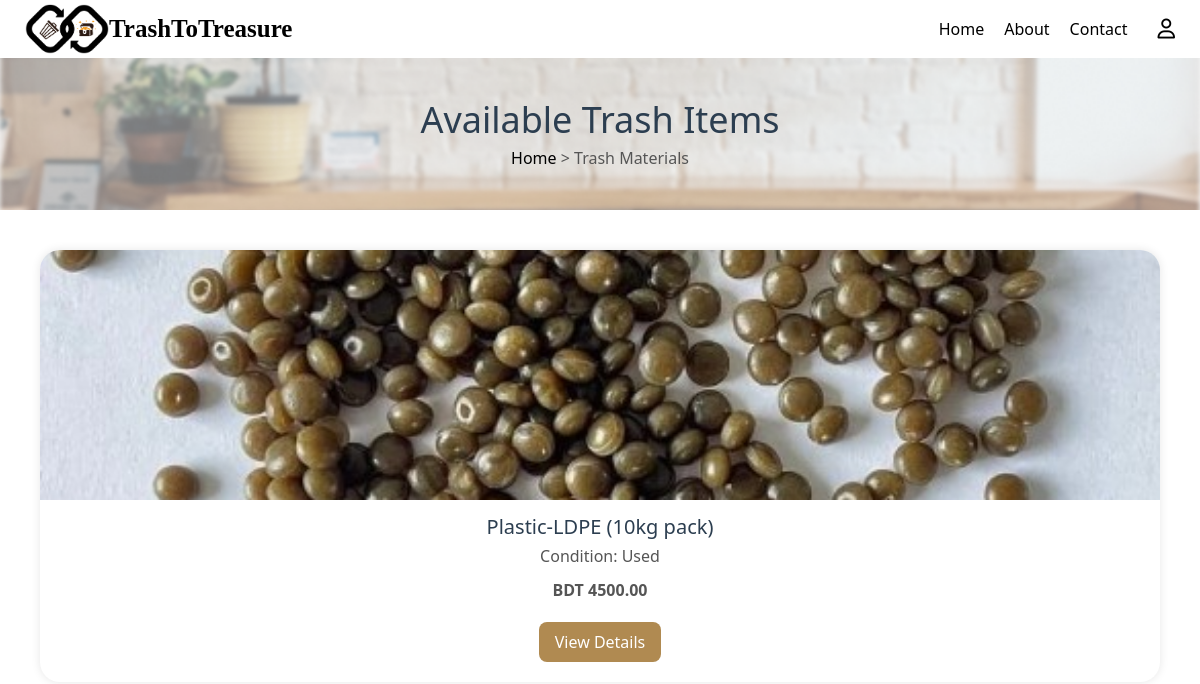
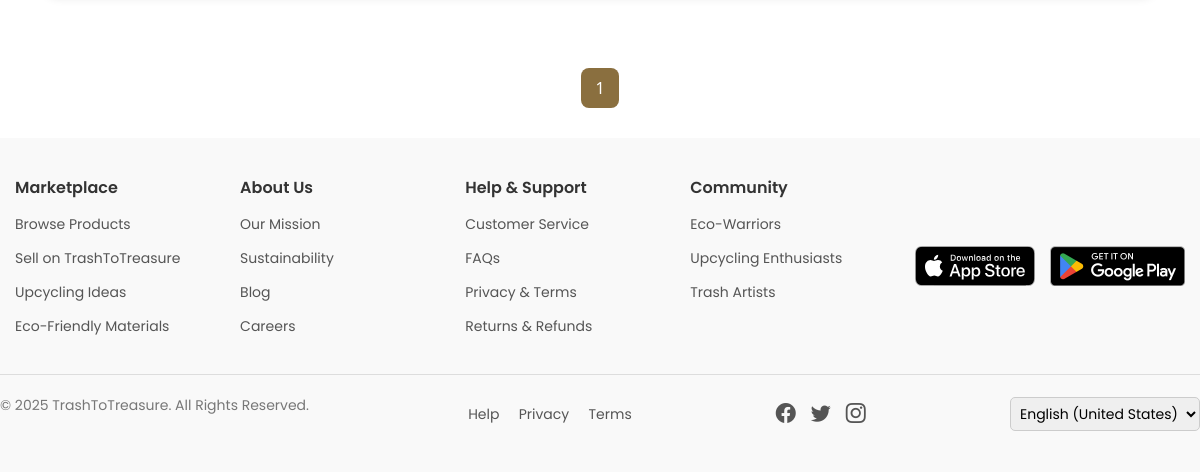
Before: /trash-items/ with the older database file (2 pictures, top to bottom).
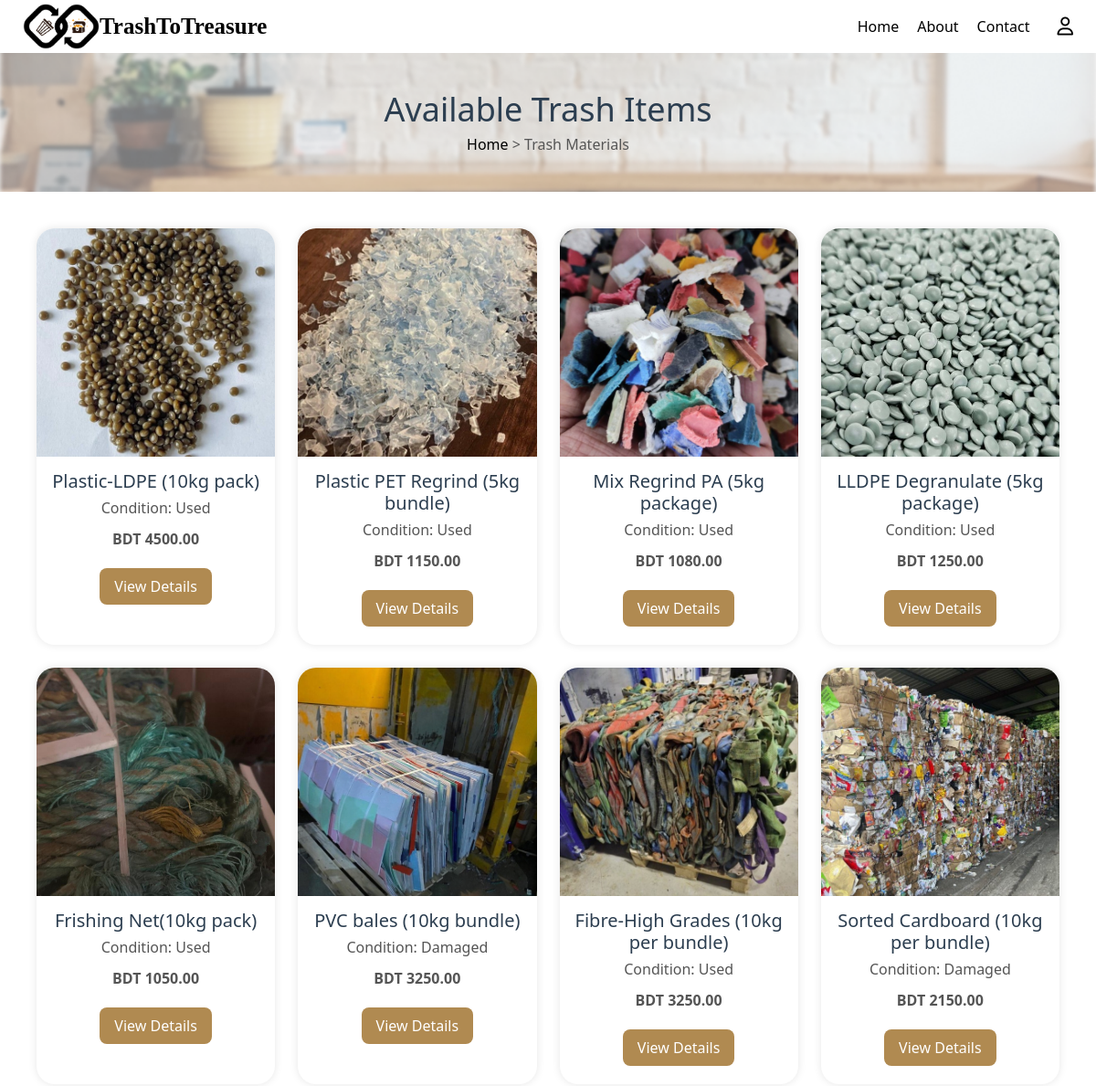
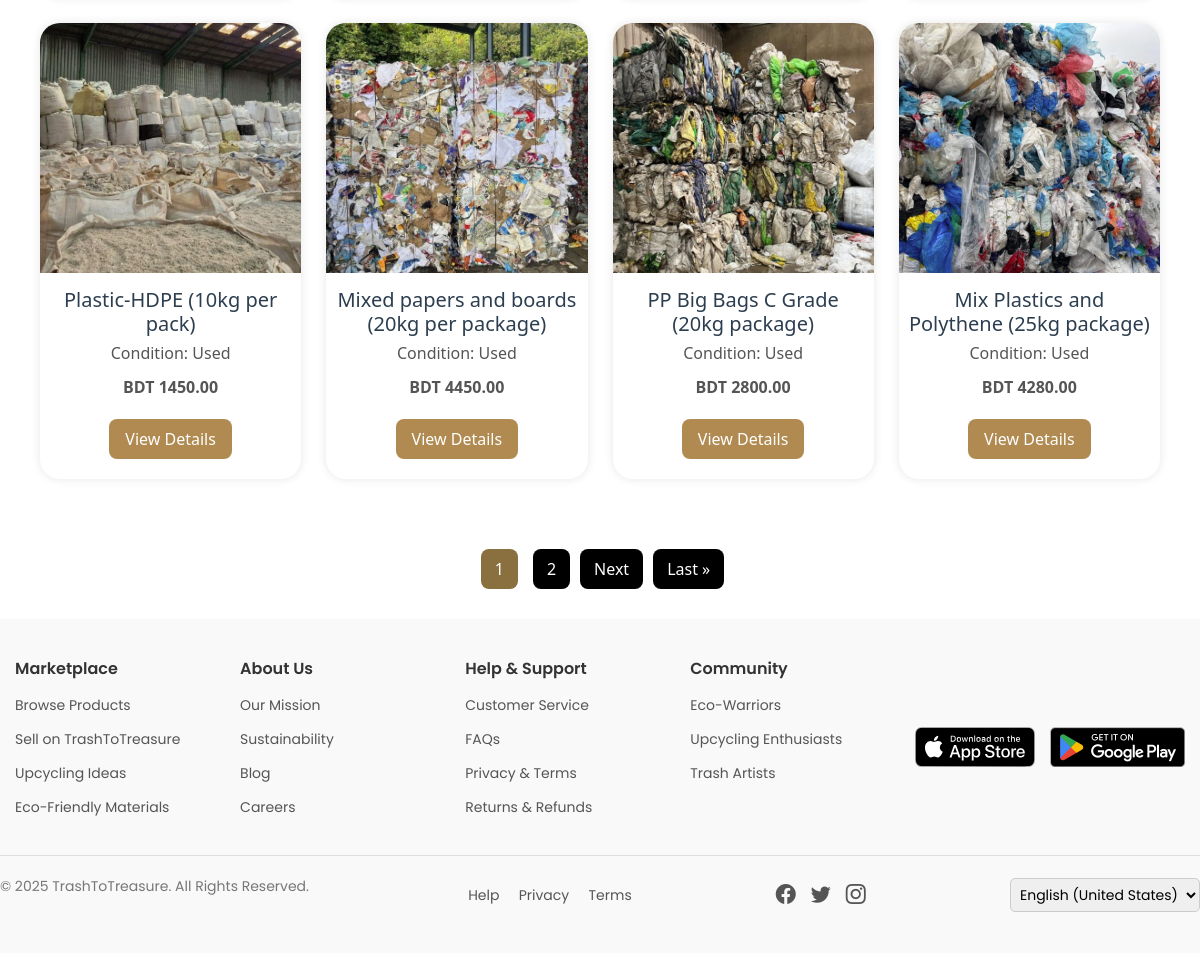
After: the same page with the newer database file (2 pictures, top to bottom).
### marketplace/models.py (models this page shows, shortened)
class TrashItem(models.Model):
    material_name = models.CharField(max_length=255, default="")  # Change as needed
    category = models.CharField(max_length=100, default="")  # Change as needed
    description = models.TextField()
    condition = models.CharField(max_length=50, default="")  # Set a meaningful default
    quantity = models.IntegerField(default=0)
    price = models.DecimalField(max_digits=10, decimal_places=2)
    trash_point = models.CharField(max_length=255, default="")  # Set a meaningful default
    images = models.ImageField(upload_to='waste_images/', blank=True, null=True)
    location = models.CharField(max_length=255, default="")  # Set a meaningful default
    product_status = models.CharField(max_length=20, choices=PRODUCT_STATUS_CHOICES, default='')
    delivery_status = models.CharField(max_length=20, choices=DELIVERY_STATUS_CHOICES, default='')
    slug = models.SlugField(max_length=255, unique=True, blank=True)
    listing_date = models.DateTimeField(auto_now_add=True)
    last_updated = models.DateTimeField(auto_now=True, null=True, blank=True)
    tags = models.CharField(max_length=255, blank=True, null=True)

### marketplace/views.py (the view)
# urls.py: path('trash-items/', views.trash_item_list, name='trash_item_list'),
def trash_item_list(request):
    items = TrashItem.objects.filter(product_status="active")  # Add filters as needed
    paginator = Paginator(items, 12)  # Or however many per page
    page_number = request.GET.get("page")
    page_obj = paginator.get_page(page_number)
    return render(request, "trash_items.html", {"page_obj": page_obj})

### marketplace/templates/trash_items.html (shortened to what this page needs)
{% load static %}
{% include "header.html" %}
<!DOCTYPE html>
<html lang="en">
<head>
    <link rel="stylesheet" href="{% static 'css/buyer_profile.css' %}">
</head>
<body>
<section class="product-banner">
    <h2>Available Trash Items</h2>
    <p><a href="/">Home</a> > Trash Materials</p>
</section>
<div class="products-grid">
    {% for product in page_obj %}
        <div class="product-card">
            <img src="{{ product.images.url }}" alt="{{ product.material_name }}">
            <h3>{{ product.material_name }}</h3>
            <p>Condition: {{ product.condition }}</p>
            <p><strong>BDT {{ product.price }}</strong></p>
            <a href="{% url 'trash_item_details' product.slug %}">View Details</a>
        </div>
    {% endfor %}
</div>
<div class="pagination-wrapper">
    <div class="pagination">
        {% for num in page_obj.paginator.page_range %}
            {% if page_obj.number == num %}
                <strong style="margin: 0 5px;">{{ num }}</strong>
            {% elif num >= page_obj.number|add:'-2' and num <= page_obj.number|add:'2' %}
                <a href="?page={{ num }}">{{ num }}</a>
            {% endif %}
        {% endfor %}
        {% if page_obj.has_next %}
            <a href="?page={{ page_obj.next_page_number }}">Next</a>
            <a href="?page={{ page_obj.paginator.num_pages }}">Last &raquo;</a>
        {% endif %}
    </div>
</div>
</body>
</html>
{% include "footer.html" %}

### marketplace/templates/header.html (shortened to what this page needs)
{% load static %}
<!DOCTYPE html>
<html lang="en">
<head>
    <link rel="stylesheet" href="https://cdnjs.cloudflare.com/ajax/libs/font-awesome/6.5.1/css/all.min.css">
</head>
<body>
<div class="header">
    <div class="logo">
        <img src="/static/images/logo.png" alt="TrashToTreasure Logo">
        <h1>TrashToTreasure</h1>
    </div>
    <div class="nav-links">
        {% if user.is_authenticated %}
            {% if user.role == 'driver' %}
                <a href="{% url 'driver_dashboard' %}">Home</a>
            {% else %}
                <a href="{% url 'home' %}">Home</a>
            {% endif %}
        {% else %}
            <a href="{% url 'home' %}">Home</a>
        {% endif %}
        <a href="/about/">About</a>
        <a href="/contact/">Contact</a>
    </div>
    <div class="icons">
        {% if user.is_authenticated %}
            {% if user.role == 'artisan' %}
                <a href="{% url 'artisan_profile' %}"><i class="fa-regular fa-user"></i></a>
            {% elif user.role == 'buyer' %}
                <a href="{% url 'buyer_profile' %}"><i class="fa-regular fa-user"></i></a>
            {% elif user.role == 'driver' %}
                <a href="{% url 'driver_profile' %}"><i class="fa-regular fa-user"></i></a>
            {% endif %}
        {% else %}
            <a href="{% url 'login' %}"><i class="fa-regular fa-user"></i></a>
        {% endif %}
    </div>
</div>
</body>
</html>

### marketplace/templates/footer.html (shortened to what this page needs)
{% load static %}
<!DOCTYPE html>
<html lang="en">
<head>
    <link rel="stylesheet" href="{% static 'css/footer.css' %}">
    <link href="https://cdn.jsdelivr.net/npm/bootstrap@5.3.0/dist/css/bootstrap.min.css" rel="stylesheet">
    <link rel="stylesheet" href="https://cdn.jsdelivr.net/npm/bootstrap-icons/font/bootstrap-icons.css">
</head>
<body>
    <footer class="footer">
        <div class="footer-container">
            <div class="footer-column">
                <h3>Marketplace</h3>
                <ul>
                    <li><a href="#">Browse Products</a></li>
                    <li><a href="#">Sell on TrashToTreasure</a></li>
                    <li><a href="#">Upcycling Ideas</a></li>
                    <li><a href="#">Eco-Friendly Materials</a></li>
                </ul>
            </div>
            <div class="footer-column">
                <h3>About Us</h3>
                <ul>
                    <li><a href="#">Our Mission</a></li>
                    <li><a href="#">Sustainability</a></li>
                    <li><a href="#">Blog</a></li>
                    <li><a href="#">Careers</a></li>
                </ul>
            </div>
            <div class="footer-column">
                <h3>Help & Support</h3>
                <ul>
                    <li><a href="#">Customer Service</a></li>
                    <li><a href="#">FAQs</a></li>
                    <li><a href="#">Privacy & Terms</a></li>
                    <li><a href="#">Returns & Refunds</a></li>
                </ul>
            </div>
            <div class="footer-column">
                <h3>Community</h3>
                <ul>
                    <li><a href="#">Eco-Warriors</a></li>
                    <li><a href="#">Upcycling Enthusiasts</a></li>
                    <li><a href="#">Trash Artists</a></li>
                </ul>
            </div>
            <div class="footer-column app-links">
                <a href="#"><img src="/static/images/app-store.svg" alt="Download on the App Store" class="app-button"></a>
                <a href="#"><img src="/static/images/play-store.png" alt="Get it on Google Play" class="app-button"></a>
            </div>
        </div>
        <div class="footer-bottom">
            <p>&copy; 2025 TrashToTreasure. All Rights Reserved.</p>
            <div class="footer-links">
                <a href="#">Help</a>
                <a href="#">Privacy</a>
                <a href="#">Terms</a>
            </div>
            <div class="social-icons">
                <a href="#" class="bi bi-facebook"></a>
                <a href="#" class="bi bi-twitter"></a>
                <a href="#" class="bi bi-instagram"></a>
            </div>
            <div class="language-selector">
                <select>
                    <option>English (United States)</option>
                </select>
            </div>
        </div>
    </footer>
</body>
</html>

### marketplace/static/css/buyer_profile.css (style rules this page uses)
.product-banner { text-align: center; padding: 50px 0; background: url('/static/images/bg.png') no-repeat center; background-size: cover; color: #000; }
.product-banner h2 { font-size: 40px; margin: 0; }
.product-banner p { margin: 10px 0 0; }
.product-banner a { color: #000; text-decoration: none; }
h2 { font-size: 24px; margin-bottom: 20px; color: #333; }

### marketplace/static/css/footer.css (style rules this page uses)
.footer { background-color: #f9f9f9; padding: 40px 0; font-family: 'Poppins', sans-serif; color: #333; }
.footer-container { display: flex; justify-content: space-between; max-width: 1200px; margin: auto; padding-bottom: 20px; border-bottom: 1px solid #ddd; }
.footer-column { flex: 1; padding: 0 15px; }
.footer-column h3 { font-size: 16px; font-weight: 600; margin-bottom: 15px; }
.footer-column ul { list-style: none; padding: 0; }
.footer-column ul li { margin-bottom: 10px; }
.footer-column ul li a { text-decoration: none; color: #555; font-size: 14px; }
.app-links { display: flex; gap: 15px; align-items: center; }
.app-button { height: 40px; width: auto !important; }
.footer-bottom { display: flex; justify-content: space-between; align-items: center; padding-top: 20px; max-width: 1200px; margin: auto; }
.footer-bottom p { font-size: 14px; color: #777; }
.footer-links a { margin-left: 15px; font-size: 14px; text-decoration: none; color: #555; }
.social-icons { display: flex; gap: 15px; }
.social-icons a { font-size: 20px; color: #555; text-decoration: none; transition: color 0.3s; }
.language-selector select { padding: 5px; font-size: 14px; border: 1px solid #ccc; border-radius: 5px; }

### marketplace/templates/header.html (style rules this page uses)
* { margin: 0; padding: 0; box-sizing: border-box; }
body { font-family: Arial, sans-serif; background: #fff; }
.header { display: flex; justify-content: space-between; align-items: center; padding: 4px 25px; box-shadow: 0 2px 8px rgba(0, 0, 0, 0.1); background: #fff; }
.logo { left: 10px; display: flex; align-items: center; }
.logo img { height: 50px; width: auto; margin-right: 0px; }
.logo h1 { font-size: 25px; font-weight: bold; color: #000; margin: 0; font-family: tahoma; }
.nav-links { display: flex; gap: 20px; margin-left: auto; }
.nav-links a { text-decoration: none; color: #000; font-size: 16px; transition: color 0.3s ease; }
.icons { display: flex; gap: 20px; margin-left: 30px; }
.icons a { color: #000; font-size: 20px; transition: color 0.3s ease; }

### marketplace/templates/trash_items.html (style rules this page uses)
.products-grid { display: grid; grid-template-columns: repeat(auto-fit, minmax(250px, 1fr)); gap: 25px; padding: 40px; max-width: 1200px; margin: auto; }
.product-card { background: #fff; border-radius: 20px; box-shadow: 0 0 10px rgba(0,0,0,0.1); overflow: hidden; text-align: center; transition: 0.3s ease-in-out; }
.product-card img { width: 100%; height: 250px; object-fit: cover; }
.product-card h3 { margin: 15px 10px 5px; font-size: 20px; color: #2c3e50; }
.product-card p { margin: 0 10px 10px; color: #555; }
.product-card a { display: inline-block; margin: 10px 0 20px; padding: 8px 16px; background-color: #b08a51; color: #fff; border-radius: 8px; text-decoration: none; }
.product-banner { text-align: center; background-color: #e0f7ec; padding: 40px 0; }
.product-banner h2 { font-size: 36px; color: #2c3e50; }
.product-banner p { color: #555; margin-top: 5px; }
.pagination-wrapper { width: 100%; display: flex; justify-content: center; margin: 30px 0; }
.pagination { display: flex; gap: 10px; flex-wrap: wrap; }
.pagination a, .pagination strong { padding: 8px 14px; background-color:rgb(0, 0, 0); color: #fff; border-radius: 8px; text-decoration: none; font-weight: 500; }
.pagination strong { background-color: #8a6f3f; }

Changed rows visible on the page:
added TrashItem: images (picture), material_name "Plastic PET Regrind (5kg bundle)", condition "Used", price "1150.00"
added TrashItem: images (picture), material_name "Mix Regrind PA (5kg package)", condition "Used", price "1080.00"
added TrashItem: images (picture), material_name "LLDPE Degranulate (5kg package)", condition "Used", price "1250.00"
added TrashItem: images (picture), material_name "Frishing Net(10kg pack)", condition "Used", price "1050.00"
added TrashItem: images (picture), material_name "PVC bales (10kg bundle)", condition "Damaged", price "3250.00"
added TrashItem: images (picture), material_name "Fibre-High Grades (10kg per bundle)", condition "Used", price "3250.00"
added TrashItem: images (picture), material_name "Sorted Cardboard (10kg per bundle)", condition "Damaged", price "2150.00"
added TrashItem: images (picture), material_name "Plastic-HDPE (10kg per pack)", condition "Used", price "1450.00"
added TrashItem: images (picture), material_name "Mixed papers and boards (20kg per package)", condition "Used", price "4450.00"
added TrashItem: images (picture), material_name "PP Big Bags C Grade (20kg package)", condition "Used", price "2800.00"
added TrashItem: images (picture), material_name "Mix Plastics and Polythene (25kg package)", condition "Used", price "4280.00"
Other visible differences:
new list line: "2"
text now shown: "Next Last »"
